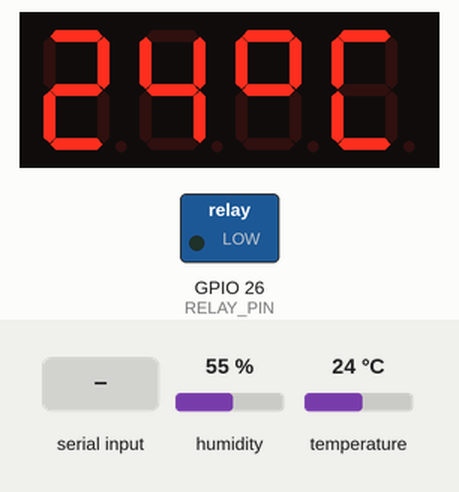
Bench run of a program on a simulated Raspberry Pi (BCM pin numbers). On the bench: 4-digit seven-segment display, switched loads named in the program (green lamp = pin HIGH). Inputs (shaded band) come from the test bench; at power-on: humidity 55 %, temperature 24 °C. Web requests get an empty 200 reply after 0.4 s; threads take turns every 2 ms; what the program prints to the terminal is not drawn.

Above: at 4.4 s.
4.5 s: "ON\n" received over the second serial link
Timing chart, 0 to 7.5 s (numbered marks = the images above; inputs shaded):
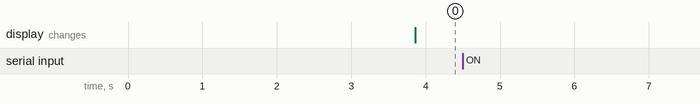

The program:

gardening_system.py
```python
# Libraries
import RPi.GPIO as GPIO
import time
import serial
import board
from Adafruit_IO import Client, Feed, RequestError
import adafruit_dht
import tm1637
import threading

tm = tm1637.TM1637(clk=21, dio=20)

# Set to your Adafruit IO key.
# Remember, your key is a secret,
# so make sure not to publish it when you publish this code!
ADAFRUIT_IO_KEY = 'aio_bgOy021bgmgUASD6s3yzjU4i61Uu'
# Set to your Adafruit IO username.
# (go to https://accounts.adafruit.com to find your username)
ADAFRUIT_IO_USERNAME = 'curtishallman'
# Create an instance of the REST client.
aio = Client(ADAFRUIT_IO_USERNAME, ADAFRUIT_IO_KEY)

try:
    temperature = aio.feeds('temperature')
except RequestError:
    feed = Feed(name="temperature")
    temperature = aio.create_feed(feed)

try:
    humidity = aio.feeds('humidity')
except RequestError:
    feed2 = Feed(name="humidity")
    humidity = aio.create_feed(feed2)

try:
    brightness = aio.feeds('brightness')
except RequestError:
    feed3 = Feed(name="brightness")
    brightness = aio.create_feed(feed3)

try:
    moisture = aio.feeds('moisture')
except RequestError:
    feed4 = Feed(name="moisture")
    moisture = aio.create_feed(feed4)

try:
    toggle = aio.feeds('toggle')
except RequestError:
    feed5 = Feed(name="toggle")
    toggle = aio.create_feed(feed5)

try:
    display = aio.feeds('a3')
except RequestError:
    feed6 = Feed(name="a3")
    display = aio.create_feed(feed6)

try:
    display_choice = aio.feeds('display-choice')
except RequestError:
    feed7 = Feed(name="display-choice")
    display_choice = aio.create_feed(feed7)

# GPIO Mode (BOARD / BCM)
dht_sensor = adafruit_dht.DHT11(board.D4, use_pulseio=False)

BG_PIN = 17
GPIO.setup(BG_PIN, GPIO.IN)
air_value = 57390
water_value = 31500
darkness_value = 2000
full_light_value = 64000

RELAY_PIN = 26
GPIO.setup(RELAY_PIN, GPIO.OUT)

temperature_c = None
humidity_value = None
brightness_percentage = None
soil_moisture_percentage = None


def get_connection_port():
    ser = ''
    for i in range(3):  # Try different addresses to find where pico is connected
        try:
            ser = serial.Serial(f'/dev/ttyACM{i}', 9600)
        except Exception as ex:
            pass

    return ser


def send_feed():
    if temperature_c is not None:
        aio.send(temperature.key, temperature_c)

    if humidity_value is not None:
        aio.send(humidity.key, humidity_value)

    if brightness_percentage is not None:
        aio.send(brightness.key, brightness_percentage)

    if soil_moisture_percentage is not None:
        aio.send(moisture.key, soil_moisture_percentage)

        if soil_moisture_percentage < 10:
            GPIO.output(RELAY_PIN, GPIO.HIGH)
            time.sleep(3)
            GPIO.output(RELAY_PIN, GPIO.LOW)


def get_percentage(x, in_min, in_max, out_min, out_max):
    percentage = int((x - in_min) * (out_max - out_min) / (in_max - in_min) + out_min)

    if percentage > 100:
        percentage = 100
    if percentage < 0:
        percentage = 0

    return percentage


def send_feed_in_time_interval():
    send_feed()
    time.sleep(8)
    threading.Thread(target=send_feed_in_time_interval).start()


def loop():
    water_toggle = aio.receive(toggle.key)
    display_option = aio.receive(display.key).value

    if water_toggle.value == "ON":
        GPIO.output(RELAY_PIN, GPIO.HIGH)
    else:
        GPIO.output(RELAY_PIN, GPIO.LOW)

    global temperature_c
    global humidity_value
    global brightness_percentage
    global soil_moisture_percentage

    try:
        temperature_c = dht_sensor.temperature
        humidity_value = dht_sensor.humidity

        print("Temp = {0:0.1f}C Humidity = {1:0.1f}%".format(temperature_c, humidity_value))

        if display_option == "0":
            tm.temperature(temperature_c)
        elif display_option == "10":
            tm.number(humidity_value)
    except:
        pass

    try:  # Attempt to get values from pico connection
        ser = get_connection_port()

        if ser:
            line = ser.readline()
            msg = line.decode()
            values = msg.split(":")

            brightness_value = values[0]
            soil_moisture_value = int(values[1])
            soil_moisture_percentage = get_percentage(
                soil_moisture_value,
                air_value,
                water_value,
                0,
                100
            )
            brightness_percentage = get_percentage(
                int(brightness_value),
                darkness_value,
                full_light_value,
                0,
                100
            )

            print(f"Brightness = {brightness_percentage}%")
            print(f"Soil Moisture = {soil_moisture_percentage}%")

            if display_option == "20":
                tm.number(brightness_percentage)
            elif display_option == "30":
                tm.number(soil_moisture_percentage)
    except Exception as ex:
        print(ex)


threading.Thread(target=send_feed_in_time_interval).start()

# send data to dashboard
while True:
    loop()
    print("")
```

Measured:
- after the input at 4.5 s, every drawn part: stays the same
